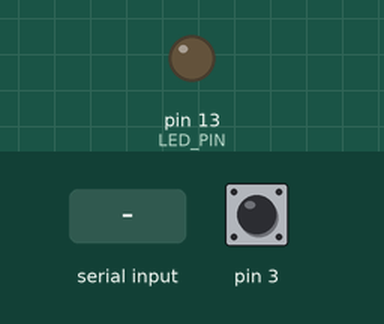
This sketch was run on a simulated Arduino Leonardo, built with avr-gcc and run on an emulated ATmega32U4. Parts: output pins drawn as LEDs (lit = HIGH). The inputs (shaded band) are chosen by the test bench; at power-on: pin 3 HIGH. The sensor or clock chip raises its interrupt line as the real part does; what the sketch prints to the serial monitor is not drawn.

Above: at 0.8 s.
0.9 s: "1\n" received over Serial
At 2.3 s:
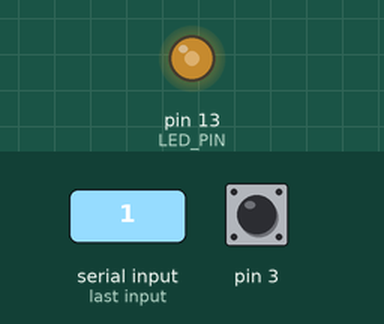
2.9 s: pin 3 pulled LOW for 0.15 s
At 3.8 s:
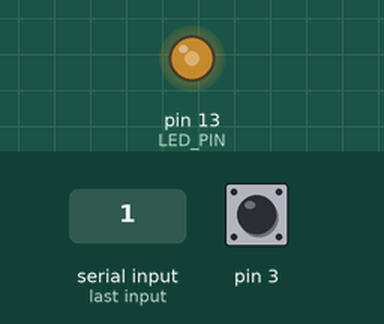
4.6 s: pin 3 pulled LOW for 1 s
At 6.7 s:
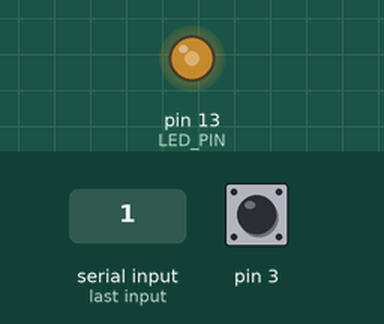
Timing chart, 0 to 8.2 s (numbered marks = the images above; inputs shaded):
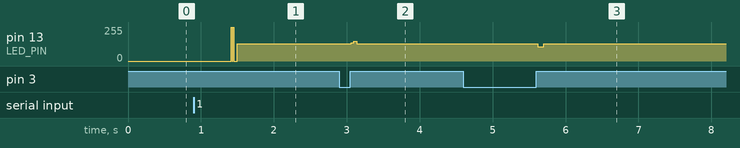

Measured:
- after the input at 0.9 s, pin 13 (LED_PIN): 0/255 → 128/255 after 0.52 s
- after the input at 2.9 s, pin 13 (LED_PIN): 128/255 → 136/255 after 0.16 s, → 148/255 0.04 s later, → 128/255 0.04 s later
- after the input at 4.6 s, pin 13 (LED_PIN): 128/255 → 107/255 after 1.0 s, → 128/255 0.08 s later

The sketch:

MPU6050_DMP6.ino
```cpp
// I2C device class (I2Cdev) demonstration Arduino sketch for MPU6050 class using DMP (MotionApps v2.0)
// 6/21/2012 by Jeff Rowberg <jeff@rowberg.net>
// Updates should (hopefully) always be available at https://github.com/jrowberg/i2cdevlib
//
// Changelog:
//      2013-05-08 - added seamless Fastwire support
//                 - added note about gyro calibration
//      2012-06-21 - added note about Arduino 1.0.1 + Leonardo compatibility error
//      2012-06-20 - improved FIFO overflow handling and simplified read process
//      2012-06-19 - completely rearranged DMP initialization code and simplification
//      2012-06-13 - pull gyro and accel data from FIFO packet instead of reading directly
//      2012-06-09 - fix broken FIFO read sequence and change interrupt detection to RISING
//      2012-06-05 - add gravity-compensated initial reference frame acceleration output
//                 - add 3D math helper file to DMP6 example sketch
//                 - add Euler output and Yaw/Pitch/Roll output formats
//      2012-06-04 - remove accel offset clearing for better results (thanks Sungon Lee)
//      2012-06-01 - fixed gyro sensitivity to be 2000 deg/sec instead of 250
//      2012-05-30 - basic DMP initialization working

/* ============================================
I2Cdev device library code is placed under the MIT license
Copyright (c) 2012 Jeff Rowberg

Permission is hereby granted, free of charge, to any person obtaining a copy
of this software and associated documentation files (the "Software"), to deal
in the Software without restriction, including without limitation the rights
to use, copy, modify, merge, publish, distribute, sublicense, and/or sell
copies of the Software, and to permit persons to whom the Software is
furnished to do so, subject to the following conditions:

The above copyright notice and this permission notice shall be included in
all copies or substantial portions of the Software.

THE SOFTWARE IS PROVIDED "AS IS", WITHOUT WARRANTY OF ANY KIND, EXPRESS OR
IMPLIED, INCLUDING BUT NOT LIMITED TO THE WARRANTIES OF MERCHANTABILITY,
FITNESS FOR A PARTICULAR PURPOSE AND NONINFRINGEMENT. IN NO EVENT SHALL THE
AUTHORS OR COPYRIGHT HOLDERS BE LIABLE FOR ANY CLAIM, DAMAGES OR OTHER
LIABILITY, WHETHER IN AN ACTION OF CONTRACT, TORT OR OTHERWISE, ARISING FROM,
OUT OF OR IN CONNECTION WITH THE SOFTWARE OR THE USE OR OTHER DEALINGS IN
THE SOFTWARE.
===============================================
*/

// I2Cdev and MPU6050 must be installed as libraries, or else the .cpp/.h files
// for both classes must be in the include path of your project
#include "I2Cdev.h"

#include "MPU6050_6Axis_MotionApps20.h"
//#include "MPU6050.h" // not necessary if using MotionApps include file

// Arduino Wire library is required if I2Cdev I2CDEV_ARDUINO_WIRE implementation
// is used in I2Cdev.h
#if I2CDEV_IMPLEMENTATION == I2CDEV_ARDUINO_WIRE
    #include "Wire.h"
#endif

// class default I2C address is 0x68
// specific I2C addresses may be passed as a parameter here
// AD0 low = 0x68 (default for SparkFun breakout and InvenSense evaluation board)
// AD0 high = 0x69
MPU6050 mpu;
//MPU6050 mpu(0x69); // <-- use for AD0 high

/* =========================================================================
   NOTE: In addition to connection 3.3v, GND, SDA, and SCL, this sketch
   depends on the MPU-6050's INT pin being connected to the Arduino's
   external interrupt #0 pin. On the Arduino Uno and Mega 2560, this is
   digital I/O pin 2.
 * ========================================================================= */

/* =========================================================================
   NOTE: Arduino v1.0.1 with the Leonardo board generates a compile error
   when using Serial.write(buf, len). The Teapot output uses this method.
   The solution requires a modification to the Arduino USBAPI.h file, which
   is fortunately simple, but annoying. This will be fixed in the next IDE
   release. For more info, see these links:

   http://arduino.cc/forum/index.php/topic,109987.0.html
   http://code.google.com/p/arduino/issues/detail?id=958
 * ========================================================================= */

#define LED_PIN 13 // (Arduino is 13, Teensy is 11, Teensy++ is 6)
bool blinkState = false;

// MPU control/status vars
bool dmpReady = false;  // set true if DMP init was successful
uint8_t mpuIntStatus;   // holds actual interrupt status byte from MPU
uint8_t devStatus;      // return status after each device operation (0 = success, !0 = error)
uint16_t packetSize;    // expected DMP packet size (default is 42 bytes)
uint16_t fifoCount;     // count of all bytes currently in FIFO
uint8_t fifoBuffer[64]; // FIFO storage buffer

// orientation/motion vars
Quaternion q;           // [w, x, y, z]         quaternion container
VectorInt16 aa;         // [x, y, z]            accel sensor measurements
VectorInt16 aaReal;     // [x, y, z]            gravity-free accel sensor measurements
VectorInt16 aaWorld;    // [x, y, z]            world-frame accel sensor measurements
VectorFloat gravity;    // [x, y, z]            gravity vector
float euler[3];         // [psi, theta, phi]    Euler angle container
float ypr[3];           // [yaw, pitch, roll]   yaw/pitch/roll container and gravity vector

// packet structure for InvenSense teapot demo
uint8_t teapotPacket[18] = { '$', 0x03, 0,0, 0,0, 0,0, 0,0, 0,0, 0,0, 0x00, '1', '\r', '\n' };
uint8_t debugPacket[6] = { '$', 0x03, 0x00, '!', '\r', '\n' };


// ================================================================
// ===               INTERRUPT DETECTION ROUTINE                ===
// ================================================================

volatile bool mpuInterrupt = false;     // indicates whether MPU interrupt pin has gone high
void dmpDataReady() {
    mpuInterrupt = true;
}


// ================================================================
// ===                      INITIAL SETUP                       ===
// ================================================================

void setup() {
    // join I2C bus (I2Cdev library doesn't do this automatically)
    #if I2CDEV_IMPLEMENTATION == I2CDEV_ARDUINO_WIRE
        Wire.begin();
        TWBR = 24; // 400kHz I2C clock (200kHz if CPU is 8MHz)
    #elif I2CDEV_IMPLEMENTATION == I2CDEV_BUILTIN_FASTWIRE
        Fastwire::setup(400, true);
    #endif

    // initialize serial communication
    // (115200 chosen because it is required for Teapot Demo output, but it's
    // really up to you depending on your project)
    Serial.begin(115200);
    while (!Serial); // wait for Leonardo enumeration, others continue immediately

    // NOTE: 8MHz or slower host processors, like the Teensy @ 3.3v or Ardunio
    // Pro Mini running at 3.3v, cannot handle this baud rate reliably due to
    // the baud timing being too misaligned with processor ticks. You must use
    // 38400 or slower in these cases, or use some kind of external separate
    // crystal solution for the UART timer.

    // initialize device
    Serial.println(F("Initializing I2C devices..."));
    mpu.initialize();

    // verify connection
    Serial.println(F("Testing device connections..."));
    Serial.println(mpu.testConnection() ? F("MPU6050 connection successful") : F("MPU6050 connection failed"));

    // wait for ready
    Serial.println(F("\nSend any character to begin DMP programming and demo: "));
    while (Serial.available() && Serial.read()); // empty buffer
    while (!Serial.available());                 // wait for data
    while (Serial.available() && Serial.read()); // empty buffer again
    debugPacket[2]=0x0A;
    //Serial.println("handshake");
    Serial.write(debugPacket, 6);
    //Serial.println("handshake");

    // load and configure the DMP
    Serial.println(F("Initializing DMP..."));
    devStatus = mpu.dmpInitialize();

    // supply your own gyro offsets here, scaled for min sensitivity
    mpu.setXAccelOffset(-3461);
    mpu.setYAccelOffset(2519);
    mpu.setZAccelOffset(757); // 1688 factory default for my test chip
    mpu.setXGyroOffset(47);
    mpu.setYGyroOffset(-13);
    mpu.setZGyroOffset(135);

    // make sure it worked (returns 0 if so)
    if (devStatus == 0) {
        // turn on the DMP, now that it's ready
        Serial.println(F("Enabling DMP..."));
        mpu.setDMPEnabled(true);

        // enable Arduino interrupt detection
        Serial.println(F("Enabling interrupt detection (Arduino external interrupt 0)..."));
        attachInterrupt(0, dmpDataReady, RISING);
        mpuIntStatus = mpu.getIntStatus();

        // set our DMP Ready flag so the main loop() function knows it's okay to use it
        Serial.println(F("DMP ready! Waiting for first interrupt..."));
        dmpReady = true;

        // get expected DMP packet size for later comparison
        packetSize = mpu.dmpGetFIFOPacketSize();
    } else {
        // ERROR!
        // 1 = initial memory load failed
        // 2 = DMP configuration updates failed
        // (if it's going to break, usually the code will be 1)
        Serial.print(F("DMP Initialization failed (code "));
        Serial.print(devStatus);
        Serial.println(F(")"));
    }

    // configure LED for output
    pinMode(LED_PIN, OUTPUT);

}


// ================================================================
// ===                    MAIN PROGRAM LOOP                     ===
// ================================================================

void loop() {
    // if programming failed, don't try to do anything
    if (!dmpReady) return;
    debugPacket[2]=0x00;
    Serial.write(debugPacket, 6);

    // wait for MPU interrupt or extra packet(s) available
    while (!mpuInterrupt) {// && fifoCount < packetSize
        // other program behavior stuff here
        // .
        // .
        // .
        // if you are really paranoid you can frequently test in between other
        // stuff to see if mpuInterrupt is true, and if so, "break;" from the
        // while() loop to immediately process the MPU data
        // .
        // .
        // .
    }
    debugPacket[2]++;
    Serial.write(debugPacket, 6);

    // reset interrupt flag and get INT_STATUS byte
    mpuInterrupt = false;
    mpuIntStatus = mpu.getIntStatus();

    debugPacket[2]++;
    Serial.write(debugPacket, 6);

    // get current FIFO count
    fifoCount = mpu.getFIFOCount();

    debugPacket[2]++;
      Serial.write(debugPacket, 6);

    // check for overflow (this should never happen unless our code is too inefficient)
    if ((mpuIntStatus & 0x10) || fifoCount == 1024) {
        // reset so we can continue cleanly
        mpu.resetFIFO();
        //Serial.println(F("FIFO overflow!"));

        debugPacket[2] = 0x05;
        Serial.write(debugPacket, 6);

    // otherwise, check for DMP data ready interrupt (this should happen frequently)
    } else if (mpuIntStatus & 0x02) {
        // wait for correct available data length, should be a VERY short wait
        while (fifoCount < packetSize) fifoCount = mpu.getFIFOCount();

        // read a packet from FIFO
        mpu.getFIFOBytes(fifoBuffer, packetSize);

       debugPacket[2]++;
       Serial.write(debugPacket, 6);

        // track FIFO count here in case there is > 1 packet available
        // (this lets us immediately read more without waiting for an interrupt)
        fifoCount -= packetSize;

        // gyro values
        teapotPacket[2] = fifoBuffer[16];
        teapotPacket[3] = fifoBuffer[17];
        teapotPacket[4] = fifoBuffer[20];
        teapotPacket[5] = fifoBuffer[21];
        teapotPacket[6] = fifoBuffer[24];
        teapotPacket[7] = fifoBuffer[25];
        // accelerometer values
        teapotPacket[8] = fifoBuffer[28];
        teapotPacket[9] = fifoBuffer[29];
        teapotPacket[10] = fifoBuffer[32];
        teapotPacket[11] = fifoBuffer[33];
        teapotPacket[12] = fifoBuffer[36];
        teapotPacket[13] = fifoBuffer[37];

        Serial.write(teapotPacket, 18);
        teapotPacket[14]++; // packetCount, loops at 0xFF on purpose

        // blink LED to indicate activity
        blinkState = !blinkState;
        digitalWrite(LED_PIN, blinkState);
    }
}
```
